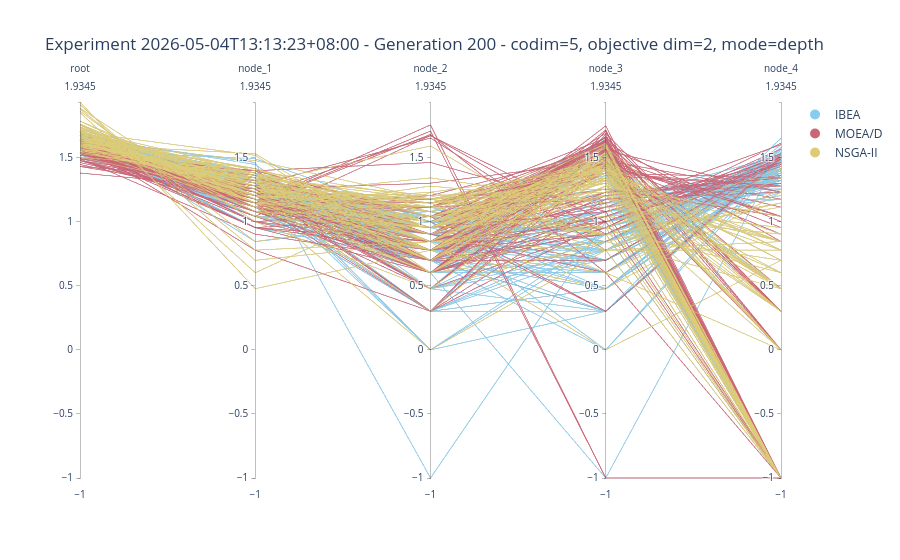
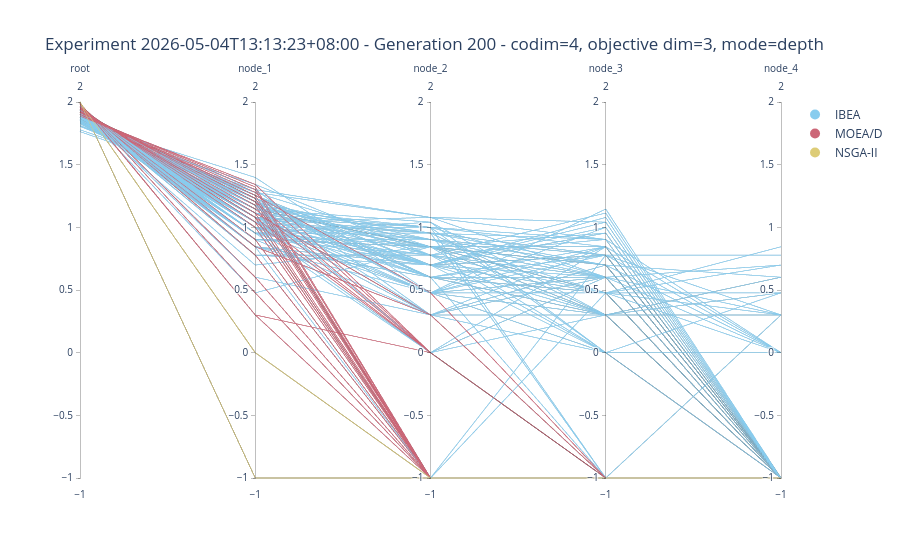
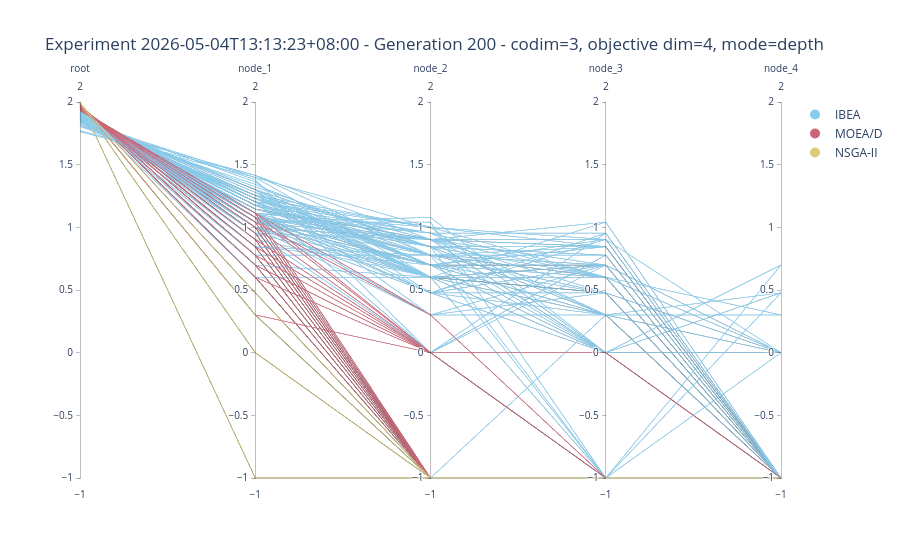
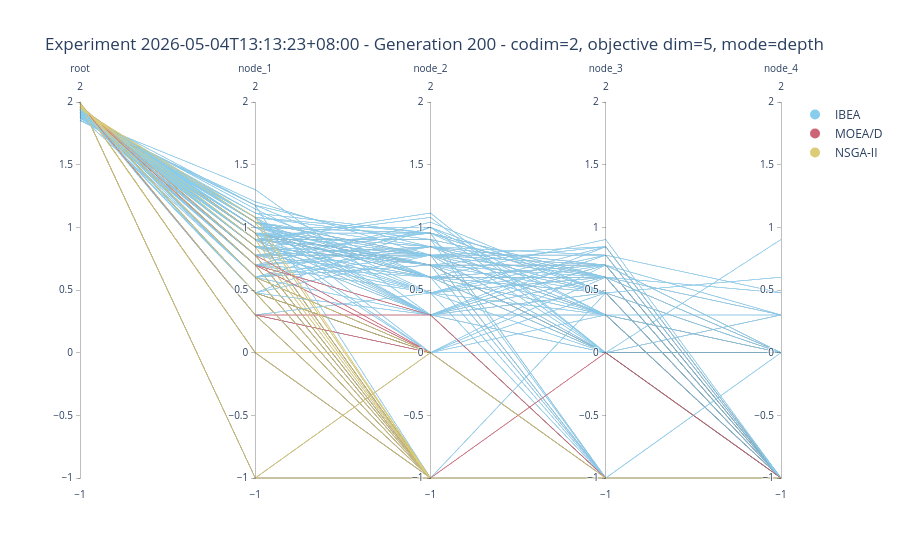

The code cell stored with these charts, in order, in its notebook:
### Code cell
import plotly.express as px
import plotly.graph_objects as go

# solvers = sorted(df["solver"].unique().to_list())  # polars Series -> list of strings

colors = px.colors.qualitative.Safe
solver_to_color_id = {sol: i for i, sol in enumerate(solvers)}
solver_to_color    = {sol: colors[i % len(colors)] for i, sol in enumerate(solvers)}


def set_color(len_solvers: int):
    assert len_solvers <= len(colors), f"Not enough colors in palette for {len_solvers} solvers"

    colorscale = []
    for i in range(len_solvers):
        frac1 = i / len_solvers
        frac2 = (i + 1) / len_solvers
        colorscale.extend([[frac1, colors[i % len(colors)]], [frac2, colors[i % len(colors)]]])

    return {
        'color_continuous_scale': colorscale,
        'color_continuous_midpoint': 0.5 / len_solvers,
        'range_color': [0, len_solvers - 1],
    }

for mode, codim, objective_dim in [
    ("depth", 5, 2),
    ("depth", 4, 3),
    ("depth", 3, 4),
    ("depth", 2, 5),
]:

    fig = px.parallel_coordinates(
        (df_in_fig := df.filter(pl.col("mode") == mode) \
              .filter(pl.col("codim") == codim) \
              .filter(pl.col("objective dim") == objective_dim) \
              .with_columns(
                [pl.col("solver").replace_strict(solver_to_color_id, return_dtype=pl.Int64).alias("category_num")]
                )),
        dimensions=dimensions,
        color='category_num',
        title=f"Experiment {experiment_dir.name} - Generation {generation_final} - codim={codim}, objective dim={objective_dim}, mode={mode}",

        **set_color(len(solvers))
    )

    fig.update_traces(
        dimensions=[
            {
                "range": [-1,
                          df_in_fig[dimensions].to_numpy().max() # The max value across all dimensions
                          ],
            }
            for dim in dimensions
        ]
    )
    fig.update_layout(coloraxis_showscale=False)

    for i, (solver, color) in enumerate(solver_to_color.items()):
        fig.add_trace(go.Scatter(x=[None], y=[None],  # No data points
                                 mode='markers',
                                 marker=dict(color=color, size=10),
                                 name=solver_name[solver],
                                 showlegend=True,
                                 legendgroup=f'custom_{i}'))
        fig.update_layout(
            xaxis=dict(visible=False, showgrid=False, showticklabels=False),  # Hide x-axis
            yaxis=dict(visible=False, showgrid=False, showticklabels=False),  # Hide y-axis
            plot_bgcolor='rgba(0,0,0,0)',  # Transparent plot background
            paper_bgcolor='rgba(0,0,0,0)'   # Transparent paper background
        )

    fig.show()

### Figure 1 — Plotly figure (JSON) as saved in the notebook; plotly's stock layout.template omitted (floating-point values rounded to 4 significant figures; data arrays with more than 128 entries replaced by an {"elided": "..."} marker saying what was removed)
{"data": [{"dimensions": [{"label": "root", "range": [-1, 1.934], "values": {"elided": "300 float values"}}, {"label": "node_1", "range": [-1, 1.934], "values": {"elided": "300 float values"}}, {"label": "node_2", "range": [-1, 1.934], "values": {"elided": "300 float values"}}, {"label": "node_3", "range": [-1, 1.934], "values": {"elided": "300 float values"}}, {"label": "node_4", "range": [-1, 1.934], "values": {"elided": "300 float values"}}], "domain": {"x": [0, 1], "y": [0, 1]}, "line": {"color": {"elided": "300 int values"}, "coloraxis": "coloraxis"}, "name": "", "type": "parcoords"}, {"legendgroup": "custom_0", "marker": {"color": "rgb(136, 204, 238)", "size": 10}, "mode": "markers", "name": "IBEA", "showlegend": true, "type": "scatter", "x": [null], "y": [null]}, {"legendgroup": "custom_1", "marker": {"color": "rgb(204, 102, 119)", "size": 10}, "mode": "markers", "name": "MOEA/D", "showlegend": true, "type": "scatter", "x": [null], "y": [null]}, {"legendgroup": "custom_2", "marker": {"color": "rgb(221, 204, 119)", "size": 10}, "mode": "markers", "name": "NSGA-II", "showlegend": true, "type": "scatter", "x": [null], "y": [null]}], "layout": {"coloraxis": {"cmax": 2, "cmid": 0.1667, "cmin": 0, "colorbar": {"title": {"text": "category_num"}}, "colorscale": [[0, "rgb(136, 204, 238)"], [0.3333, "rgb(136, 204, 238)"], [0.3333, "rgb(204, 102, 119)"], [0.6667, "rgb(204, 102, 119)"], [0.6667, "rgb(221, 204, 119)"], [1, "rgb(221, 204, 119)"]], "showscale": false}, "legend": {"tracegroupgap": 0}, "paper_bgcolor": "rgba(0,0,0,0)", "plot_bgcolor": "rgba(0,0,0,0)", "title": {"text": "Experiment 2026-05-04T13:13:23+08:00 - Generation 200 - codim=5, objective dim=2, mode=depth"}, "xaxis": {"showgrid": false, "showticklabels": false, "visible": false}, "yaxis": {"showgrid": false, "showticklabels": false, "visible": false}}}

### Figure 2 — Plotly figure (JSON) as saved in the notebook; plotly's stock layout.template omitted (floating-point values rounded to 4 significant figures; data arrays with more than 128 entries replaced by an {"elided": "..."} marker saying what was removed)
{"data": [{"dimensions": [{"label": "root", "range": [-1, 2], "values": {"elided": "300 float values"}}, {"label": "node_1", "range": [-1, 2], "values": {"elided": "300 float values"}}, {"label": "node_2", "range": [-1, 2], "values": {"elided": "300 float values"}}, {"label": "node_3", "range": [-1, 2], "values": {"elided": "300 float values"}}, {"label": "node_4", "range": [-1, 2], "values": {"elided": "300 float values"}}], "domain": {"x": [0, 1], "y": [0, 1]}, "line": {"color": {"elided": "300 int values"}, "coloraxis": "coloraxis"}, "name": "", "type": "parcoords"}, {"legendgroup": "custom_0", "marker": {"color": "rgb(136, 204, 238)", "size": 10}, "mode": "markers", "name": "IBEA", "showlegend": true, "type": "scatter", "x": [null], "y": [null]}, {"legendgroup": "custom_1", "marker": {"color": "rgb(204, 102, 119)", "size": 10}, "mode": "markers", "name": "MOEA/D", "showlegend": true, "type": "scatter", "x": [null], "y": [null]}, {"legendgroup": "custom_2", "marker": {"color": "rgb(221, 204, 119)", "size": 10}, "mode": "markers", "name": "NSGA-II", "showlegend": true, "type": "scatter", "x": [null], "y": [null]}], "layout": {"coloraxis": {"cmax": 2, "cmid": 0.1667, "cmin": 0, "colorbar": {"title": {"text": "category_num"}}, "colorscale": [[0, "rgb(136, 204, 238)"], [0.3333, "rgb(136, 204, 238)"], [0.3333, "rgb(204, 102, 119)"], [0.6667, "rgb(204, 102, 119)"], [0.6667, "rgb(221, 204, 119)"], [1, "rgb(221, 204, 119)"]], "showscale": false}, "legend": {"tracegroupgap": 0}, "paper_bgcolor": "rgba(0,0,0,0)", "plot_bgcolor": "rgba(0,0,0,0)", "title": {"text": "Experiment 2026-05-04T13:13:23+08:00 - Generation 200 - codim=4, objective dim=3, mode=depth"}, "xaxis": {"showgrid": false, "showticklabels": false, "visible": false}, "yaxis": {"showgrid": false, "showticklabels": false, "visible": false}}}

### Figure 3 — Plotly figure (JSON) as saved in the notebook; plotly's stock layout.template omitted (floating-point values rounded to 4 significant figures; data arrays with more than 128 entries replaced by an {"elided": "..."} marker saying what was removed)
{"data": [{"dimensions": [{"label": "root", "range": [-1, 2], "values": {"elided": "300 float values"}}, {"label": "node_1", "range": [-1, 2], "values": {"elided": "300 float values"}}, {"label": "node_2", "range": [-1, 2], "values": {"elided": "300 float values"}}, {"label": "node_3", "range": [-1, 2], "values": {"elided": "300 float values"}}, {"label": "node_4", "range": [-1, 2], "values": {"elided": "300 float values"}}], "domain": {"x": [0, 1], "y": [0, 1]}, "line": {"color": {"elided": "300 int values"}, "coloraxis": "coloraxis"}, "name": "", "type": "parcoords"}, {"legendgroup": "custom_0", "marker": {"color": "rgb(136, 204, 238)", "size": 10}, "mode": "markers", "name": "IBEA", "showlegend": true, "type": "scatter", "x": [null], "y": [null]}, {"legendgroup": "custom_1", "marker": {"color": "rgb(204, 102, 119)", "size": 10}, "mode": "markers", "name": "MOEA/D", "showlegend": true, "type": "scatter", "x": [null], "y": [null]}, {"legendgroup": "custom_2", "marker": {"color": "rgb(221, 204, 119)", "size": 10}, "mode": "markers", "name": "NSGA-II", "showlegend": true, "type": "scatter", "x": [null], "y": [null]}], "layout": {"coloraxis": {"cmax": 2, "cmid": 0.1667, "cmin": 0, "colorbar": {"title": {"text": "category_num"}}, "colorscale": [[0, "rgb(136, 204, 238)"], [0.3333, "rgb(136, 204, 238)"], [0.3333, "rgb(204, 102, 119)"], [0.6667, "rgb(204, 102, 119)"], [0.6667, "rgb(221, 204, 119)"], [1, "rgb(221, 204, 119)"]], "showscale": false}, "legend": {"tracegroupgap": 0}, "paper_bgcolor": "rgba(0,0,0,0)", "plot_bgcolor": "rgba(0,0,0,0)", "title": {"text": "Experiment 2026-05-04T13:13:23+08:00 - Generation 200 - codim=3, objective dim=4, mode=depth"}, "xaxis": {"showgrid": false, "showticklabels": false, "visible": false}, "yaxis": {"showgrid": false, "showticklabels": false, "visible": false}}}

### Figure 4 — Plotly figure (JSON) as saved in the notebook; plotly's stock layout.template omitted (floating-point values rounded to 4 significant figures; data arrays with more than 128 entries replaced by an {"elided": "..."} marker saying what was removed)
{"data": [{"dimensions": [{"label": "root", "range": [-1, 2], "values": {"elided": "300 float values"}}, {"label": "node_1", "range": [-1, 2], "values": {"elided": "300 float values"}}, {"label": "node_2", "range": [-1, 2], "values": {"elided": "300 float values"}}, {"label": "node_3", "range": [-1, 2], "values": {"elided": "300 float values"}}, {"label": "node_4", "range": [-1, 2], "values": {"elided": "300 float values"}}], "domain": {"x": [0, 1], "y": [0, 1]}, "line": {"color": {"elided": "300 int values"}, "coloraxis": "coloraxis"}, "name": "", "type": "parcoords"}, {"legendgroup": "custom_0", "marker": {"color": "rgb(136, 204, 238)", "size": 10}, "mode": "markers", "name": "IBEA", "showlegend": true, "type": "scatter", "x": [null], "y": [null]}, {"legendgroup": "custom_1", "marker": {"color": "rgb(204, 102, 119)", "size": 10}, "mode": "markers", "name": "MOEA/D", "showlegend": true, "type": "scatter", "x": [null], "y": [null]}, {"legendgroup": "custom_2", "marker": {"color": "rgb(221, 204, 119)", "size": 10}, "mode": "markers", "name": "NSGA-II", "showlegend": true, "type": "scatter", "x": [null], "y": [null]}], "layout": {"coloraxis": {"cmax": 2, "cmid": 0.1667, "cmin": 0, "colorbar": {"title": {"text": "category_num"}}, "colorscale": [[0, "rgb(136, 204, 238)"], [0.3333, "rgb(136, 204, 238)"], [0.3333, "rgb(204, 102, 119)"], [0.6667, "rgb(204, 102, 119)"], [0.6667, "rgb(221, 204, 119)"], [1, "rgb(221, 204, 119)"]], "showscale": false}, "legend": {"tracegroupgap": 0}, "paper_bgcolor": "rgba(0,0,0,0)", "plot_bgcolor": "rgba(0,0,0,0)", "title": {"text": "Experiment 2026-05-04T13:13:23+08:00 - Generation 200 - codim=2, objective dim=5, mode=depth"}, "xaxis": {"showgrid": false, "showticklabels": false, "visible": false}, "yaxis": {"showgrid": false, "showticklabels": false, "visible": false}}}
